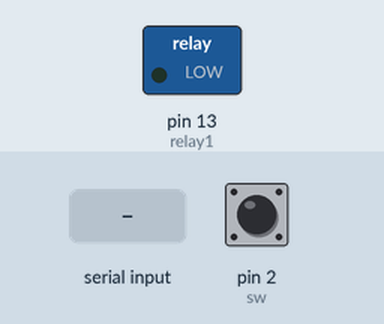
Bench run of a sketch on a simulated Arduino Uno, built with avr-gcc and run on an emulated ATmega328P. Parts: switched loads named in the sketch (green lamp = pin HIGH). Inputs (shaded band) come from the test bench; at power-on: pin 2 (sw) HIGH.

Above: at 1.2 s.
1.3 s: pin 2 (sw) pulled LOW for 0.15 s
At 1.37 s:
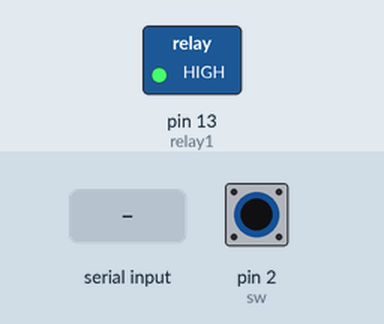
2.9 s: pin 2 (sw) pulled LOW for 3.2 s
At 7.3 s:
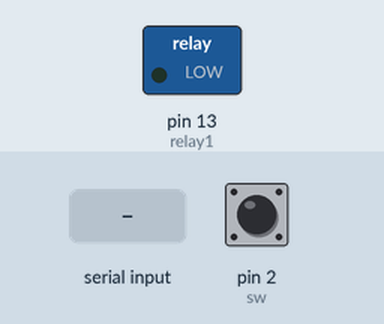
7.6 s: "a" received over Serial
At 8.5 s:
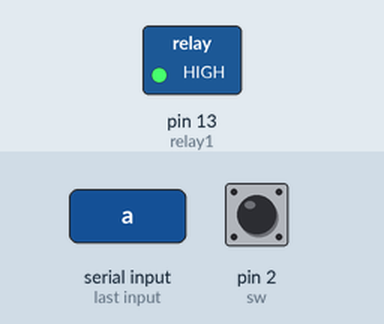
Timing chart, 0 to 10.6 s (numbered marks = the images above; inputs shaded):
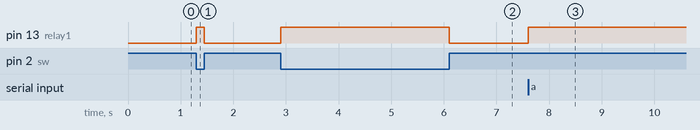

The sketch:

bt_sw.ino
```cpp
#define relay1 13
#define sw 2
int buttonState = 1;         // variable for reading the pushbutton status
int lastbuttonState = 1;         // variable for reading the pushbutton status
int stat=0,temp=0;
char btstr;
void setup()
{
   Serial.begin(9600);
   pinMode(relay1, OUTPUT);
   pinMode(sw,INPUT_PULLUP);
   digitalWrite(relay1, LOW);
}
void loop()
{
  if(temp==1)
  {
    temp=0;
    if(stat==1)
    {digitalWrite(relay1, LOW);delay(100);stat=0;}
    else
    {digitalWrite(relay1, HIGH);delay(100);stat=1;}
  }
  else
  { lastbuttonState = digitalRead(sw);
    if(lastbuttonState!=buttonState)
    {buttonState=lastbuttonState;
    if(stat==1)
    {digitalWrite(relay1, LOW);delay(100);stat=0;}
    else
    {digitalWrite(relay1, HIGH);delay(100);stat=1;}
    }
  }
}

void serialEvent()
 {
  while(Serial.available())
  {
      btstr=Serial.read();
      if(btstr=='a')
      {
        temp=1;
        return;
      }
  }
 }
```

Measured:
- after the input at 1.3 s, pin 13 (relay1): LOW → HIGH at once, → LOW 0.15 s later
- after the input at 2.9 s, pin 13 (relay1): LOW → HIGH at once, → LOW 3.2 s later
- after the input at 7.6 s, pin 13 (relay1): LOW → HIGH at once
